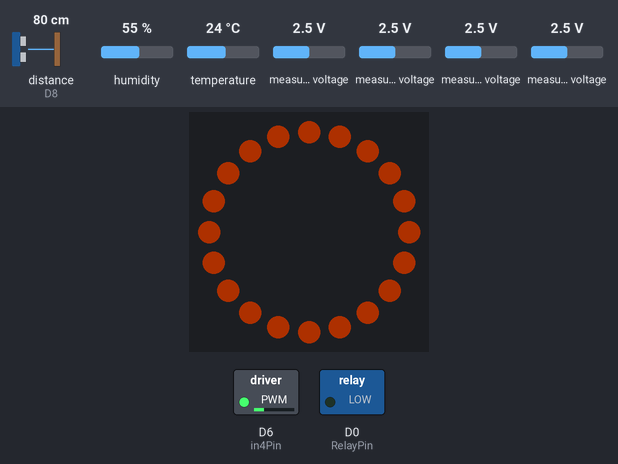
The sketch below on a simulated ESP8266 (NodeMCU). Shown: 20 RGB LEDs in a ring, first at the top, clockwise, switched loads named in the sketch (green lamp = pin HIGH). Wiring (inferred from the names in the program): ultrasonic range finder: trigger D7; echo D8. The inputs (shaded band) are chosen by the test bench; at power-on: temperature 24 °C, distance to the obstacle (sensor on D8) 80 cm, humidity 55 %, measured voltage 2.5 V. The echo pulse lasts 58.3 µs per cm; dim RGB values are drawn brighter than linear; WiFi joins after 1.5 s; servers stay silent unless stated; network time is answered at once with the bench clock; uploads are accepted with an empty reply; the local clock reads 2024-03-15 10:24:30 at power-on unless the sketch sets it; pins used as bus, display or sensor lines are not drawn; what the sketch prints to the serial monitor is not drawn.

Above: at 3.2 s.
3.3 s: temperature set to 7 °C
6.4 s: temperature set to 4 °C
At 8.2 s:
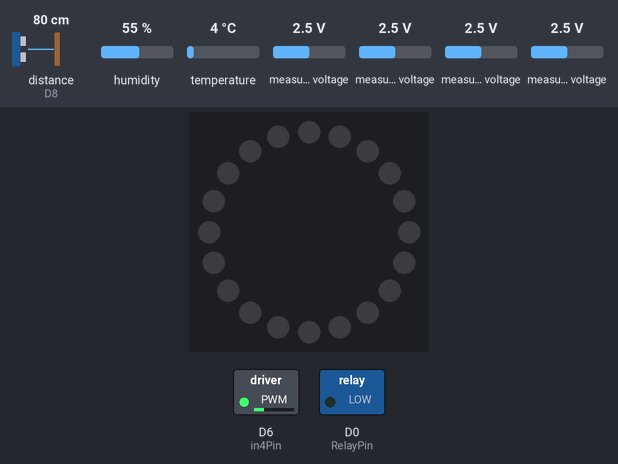
9.3 s: temperature set to 12 °C
At 11.5 s:
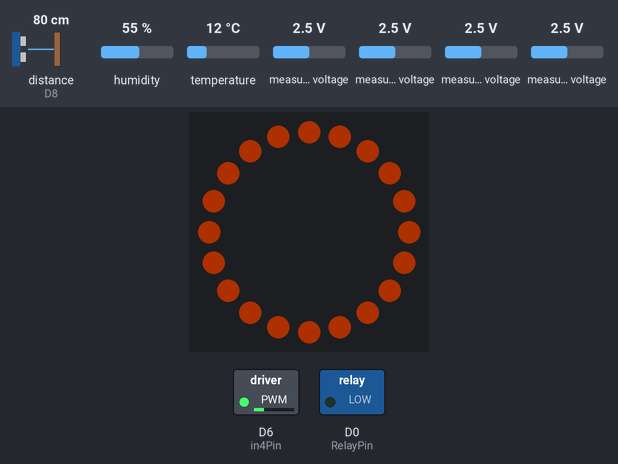
Timing chart, 0 to 13.0 s (numbered marks = the images above; inputs shaded):
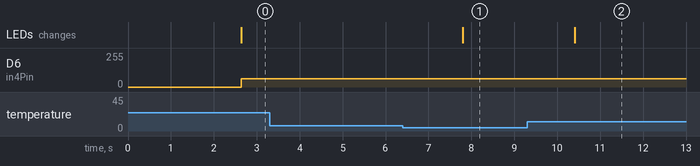

Measured:
- the behaviour switches between 6 and 5 °C on temperature (found by bisection; images 0 and 1)
- after the input at 6.4 s, the LEDs: change after 1.4 s (image 1)
- after the input at 9.3 s, the LEDs: change after 1.1 s (image 2)

The sketch:

SFHBarn.ino
```cpp
#include <NTPClient.h>  //와이파이 실시간
#include <WiFiUdp.h> //와이파이 실시간
#include <WiFiManager.h> //와이파이 매니저
#include <ESP8266WiFi.h>
#include <ESP8266HTTPClient.h>
#include <WiFiClient.h>
#include <ESP8266WiFiMulti.h>
#include <Arduino_JSON.h> //JSON 라이브러리
#include <DHT.h>//온습도 센서
#include <Wire.h>
#include <Adafruit_ADS1X15.h>  //확장보드
#include <Adafruit_NeoPixel.h>  //네오픽셀 라이브러리

#define LED_PIN D3     //네오픽셀에 신호를 줄 핀번호
#define LED_COUNT 20  //아두이노에 연결된 네오픽셀의 개수
Adafruit_NeoPixel strip(LED_COUNT, LED_PIN, NEO_GRB + NEO_KHZ800); //네오픽셀의 종류 모델명등등
WiFiManager wifiManager;  //와이파이매니저
WiFiUDP ntpUDP;  //와이파이 실시간
NTPClient timeClient(ntpUDP, "pool.ntp.org", 3600 * 9, 60000); //실시간 측정위해서 사용하는 와이파이 통해서 시간을 가져옴, 0시간대 가져옴,
String realtime;
Adafruit_ADS1115 ads;  // 확장보드 ADS1115 객체를 생성합니다.
#define DHTTYPE DHT11 //온습도 센서
#define DHTPIN  D4
#define RETRY_LIMIT  20
DHT dht(DHTPIN, DHTTYPE);
#define TRIG D7  //초음파 센서
#define ECHO D8
#define in1Pin D5 //L2980 모터드라이버 하나의 핀으로 제어하면 속도제어 방향조절이 안됨
#define in4Pin D6
#define RelayPin D0 //릴레이

//서버에서 보내&받는 URL + 받은 Json 저장하는 문자열 배열가능함
String serverNameSend = "http://211.255.23.65/resfh/SFHIO.php?mod=input&tb=data";
String serverNameRequest1 = "http://211.255.23.65/resfh/SFHIO.php?mod=output&tb=io&app_loca=barn";
String parsing1 = "";
String serverNameRequest2 = "http://211.255.23.65/resfh/SFHIO.php?mod=output&tb=setup&app_loca=barn";
String parsing2 = "";
//
unsigned long lastTime = 0;
unsigned long timerDelay = 1000;
//Json파싱하는 중간 필요한 문자열 배열 + 문자열
String sensorReadings;
float YNReadingsArr[5];
float SETReadingsArr[5];

void setup() {
  dht.begin();
  ads.setGain(GAIN_ONE); // ADS1115를 초기화합니다.
  ads.begin();  // ADS1115를 초기화합니다.
  strip.begin();           // INITIALIZE NeoPixel strip object (REQUIRED)
  strip.show();            // 네오픽셀에 빛을 출력하기 위한 것인데 여기서는 모든 네오픽셀을 OFF하기 위해서 사용한다.
  strip.setBrightness(50); // 네오픽셀의 밝기 설정(최대 255까지 가능)
  pinMode(TRIG, OUTPUT);  // 초음파 센서 설정
  pinMode(ECHO, INPUT);
  pinMode(LED_PIN, OUTPUT);  // 출력 설정 LED, 모터드라이버, 릴레이
  pinMode(in1Pin, OUTPUT);
  pinMode(in4Pin, OUTPUT);
  pinMode(RelayPin, OUTPUT);
  timeClient.begin(); //NTPClient 실시간 타임
  Serial.begin(115200);
  wifiManager.autoConnect("ESP8266_AP");//WiFiManager
  Serial.println("Connected to Wi-Fi");
  Serial.println("IP address: ");
  Serial.println(WiFi.localIP());
}

void loop() {
  int adc0, adc1, adc2, adc3;
  adc0 = ads.readADC_SingleEnded(0);  // A0 핀에서 ADC 값을 읽습니다.
  adc1 = ads.readADC_SingleEnded(1);  // A1 핀에서 ADC 값을 읽습니다.
  adc2 = ads.readADC_SingleEnded(2);  // A2 핀에서 ADC 값을 읽습니다.
  adc3 = ads.readADC_SingleEnded(3);  // A3 핀에서 ADC 값을 읽습니다.
  adc0 = map(adc0, 0, 32767, 0, 1024); // ADC 값을 0에서 1024 사이의 값으로 변환합니다
  adc1 = map(adc1, 0, 32767, 0, 1024); // ADC 이기 때문에 자신이 얻고싶은 데이터 범위가 있으면 map함수 정의 하면됨
  adc2 = map(adc2, 0, 32767, 0, 1024);
  adc3 = map(adc3, 0, 32767, 0, 1024);
  if ((millis() - lastTime) > timerDelay) {
    if (WiFi.status() == WL_CONNECTED) {
      String POSTJson = "{}";
      int rtl = RETRY_LIMIT; //온습도 측정
      float humi =  dht.readHumidity();// Read Humidity from DHT11 sensor
      float temp = dht.readTemperature(); // Read Temperature from DHT11 sensor
      delay(100);
      while (isnan(temp) || isnan(humi)) {//온습도 센서가 값이 안들어왔을때 널값잡는 문
        Serial.println("Check sensor again - " + rtl);
        humi =  dht.readHumidity();
        temp = dht.readTemperature();
        delay(100);
      }
      long duration, Ultr; //초음파 측정
      digitalWrite(TRIG, LOW);
      delayMicroseconds(2);
      digitalWrite(TRIG, HIGH);
      delayMicroseconds(10);
      digitalWrite(TRIG, LOW);
      duration = pulseIn (ECHO, HIGH);
      Ultr = duration * 17 / 1000;
      delay(100);
      int Water = adc0;  //수위 측정
      int Gas = adc1; //가스 측정
      timeClient.update();  //실시간
      realtime = timeClient.getFormattedDate();

      //Json 형식으로 서버에 보내는 구조
      String Seting[] = {"testbarn", "barn", "아두이노", "Y"};
      POSTJson = "{\"app_code\":\"" + Seting[0] + "\",\"app_loca\":\"" + Seting[1] +
                 "\",\"app_nm\":\"" + Seting[2] + "\",\"temp\":\"" + String(temp) +
                 "\",\"humi\":\"" + String(humi) + "\",\"ultr\":\"" + String(Ultr) +
                 "\",\"water\":\"" + String(Water) + "\",\"gas\":\"" + String(Gas) +
                 "\",\"yn\":\"" + Seting[3] + "\",\"realtime\":\"" + realtime + "\"}";
      Serial.print(" 습도 ");
      Serial.print(humi);
      Serial.print(" 온도 ");
      Serial.print(temp);
      Serial.print(" 가스 ");
      Serial.print(Gas);
      Serial.print(" 초음파 ");
      Serial.print(Ultr);
      Serial.print(" 수위 ");
      Serial.println(Water);
      httpPOSTSendJson(serverNameSend, POSTJson );

      //서버에서 Json 받아와서 파싱하는 구간
      sensorReadings = httpGETRequest(serverNameRequest1);
      Serial.println(sensorReadings);
      if (parsing1 != sensorReadings) {
        parsing1 = sensorReadings;
        JSONVar myObject = JSON.parse(sensorReadings);
        // JSON.typeof(jsonVar) can be used to get the type of the var
        if (JSON.typeof(myObject) == "undefined") {
          Serial.println("Parsing input failed!");
          return;
        }
        Serial.print("JSON object = ");
        Serial.println(myObject);
        for (int i = 0; i < 5; i++) {
          String key = "value" + String(i + 1);
          JSONVar value = myObject[key];
          Serial.print(key);
          Serial.print(" = ");
          Serial.println(value);
          YNReadingsArr[i] = double(value);
        }
      }
      sensorReadings = httpGETRequest(serverNameRequest2);
      Serial.println(sensorReadings);
      if (parsing2 != sensorReadings) {
        parsing2 = sensorReadings;
        JSONVar myObject = JSON.parse(sensorReadings);
        // JSON.typeof(jsonVar) can be used to get the type of the var
        if (JSON.typeof(myObject) == "undefined") {
          Serial.println("Parsing input failed!");
          return;
        }
        Serial.print("JSON object = ");
        Serial.println(myObject);
        for (int i = 0; i < 5; i++) {
          String key = "value" + String(i + 1);
          JSONVar value = myObject[key];
          Serial.print(key);
          Serial.print(" = ");
          Serial.println(value);
          SETReadingsArr[i] = double(value);
        }
      }

      // 파싱한 값을 알맞게 형변 후에 조건문으로 자동
      float tempseting = SETReadingsArr[0];
      float humiseting = SETReadingsArr[1];
      int PanYN = int(YNReadingsArr[0]);
      int PumpYN = int(YNReadingsArr[1]);
      int MoterYN = int(YNReadingsArr[2]);
      String resLED = LEDBarn(humi, humiseting , temp , tempseting );
      String resPan = PANBarn(humi, humiseting , temp , tempseting , PanYN);
      if (PumpYN == 1) { //물 공급
        digitalWrite(RelayPin, HIGH);        //펌프
        delay(500);
        digitalWrite(RelayPin, LOW);
        delay(100);
      } else {
        digitalWrite(RelayPin, LOW);
        delay(100);
        Serial.println("펌프 : 작동 멈춤");
      }
      if (MoterYN == 1) {  //사료 모터
        int sp = 255;
        digitalWrite(in1Pin, HIGH);
        analogWrite(in1Pin, sp);
        delay(500);
        sp = 0;
        digitalWrite(in1Pin, LOW);
        analogWrite(in1Pin, sp);
        delay(100);
      } else {
        int sp = 0;
        digitalWrite(in1Pin, HIGH);
        analogWrite(in1Pin, sp);
        delay(100);
        Serial.println("모터 : 작동 멈춤");
      }
      if (resLED == "Y") {  //LED
        for (int i = 0; i < 60; i++)
        {
          strip.setPixelColor(i, strip.Color(255,   75,  0)); // Red
          strip.show();
        }
      } else {
        strip.clear();
        strip.show();
        Serial.println("LED : 작동 멈춤");
      }
      if (resPan == "Y") {   //환기 팬
        int sp = 255;
        digitalWrite(in4Pin, HIGH);
        analogWrite(in4Pin, sp);
        delay(500);
        sp = 0;
      } else {
        int sp = 0;
        digitalWrite(in4Pin, LOW);
        analogWrite(in4Pin, sp);
        delay(100);
        Serial.println("모터 : 작동 멈춤");
      }
    }
    delay(1000);
  }
}
```

HTTP.ino
```cpp
//서버에 Json형식으로 보내는 함수

String httpPOSTSendJson(String serverName, String Json) {
  WiFiClient client;
  HTTPClient http;

  // Your Domain name with URL path or IP address with path
  http.begin(client, serverName);

  // If you need an HTTP request with a content type: application/json, use the following:
  http.addHeader("Content-Type", "application/json");
  int httpResponseCode = http.POST(Json);

  String payload = "";

  Serial.print("HTTP Response code: ");
  Serial.println(httpResponseCode);
  payload = http.getString();
  Serial.println(payload);

  // Free resources
  http.end();

  return payload;
}

//서버에서 Json으로 받아롸서
String httpGETRequest(String serverName) {
  WiFiClient client;
  HTTPClient http;

  // Your IP address with path or Domain name with URL path
  http.begin(client, serverName);

  // If you need Node-RED/server authentication, insert user and password below
  //http.setAuthorization("REPLACE_WITH_SERVER_USERNAME", "REPLACE_WITH_SERVER_PASSWORD");

  // Send HTTP POST request
  int httpResponseCode = http.GET();

  String payload = "{}";

  if (httpResponseCode > 0) {
    Serial.print("HTTP Response code: ");
    Serial.println(httpResponseCode);
    payload = http.getString();
  }
  else {
    Serial.print("Error code: ");
    Serial.println(httpResponseCode);
  }
  // Free resources
  http.end();

  return payload; //못받으면 {} 받으면 파싱값
}
```

WHERE.ino
```cpp
//led
String LEDBarn(float h ,float hs ,float t , float ts) {
  String result;
  if (h < hs - 2 || t > ts + 5) {
    result = "Y";
  } else {
    result = "N";
  }
  return result;
}
// 팬
String PANBarn(float h,float hs ,float t , float ts, int PANYN) {
  String result;
  if (h > hs + 2 || t > ts + 5 || PANYN == 1) {
    result = "Y";
  } else {
    result = "N";
  }
  return result;
}
```
